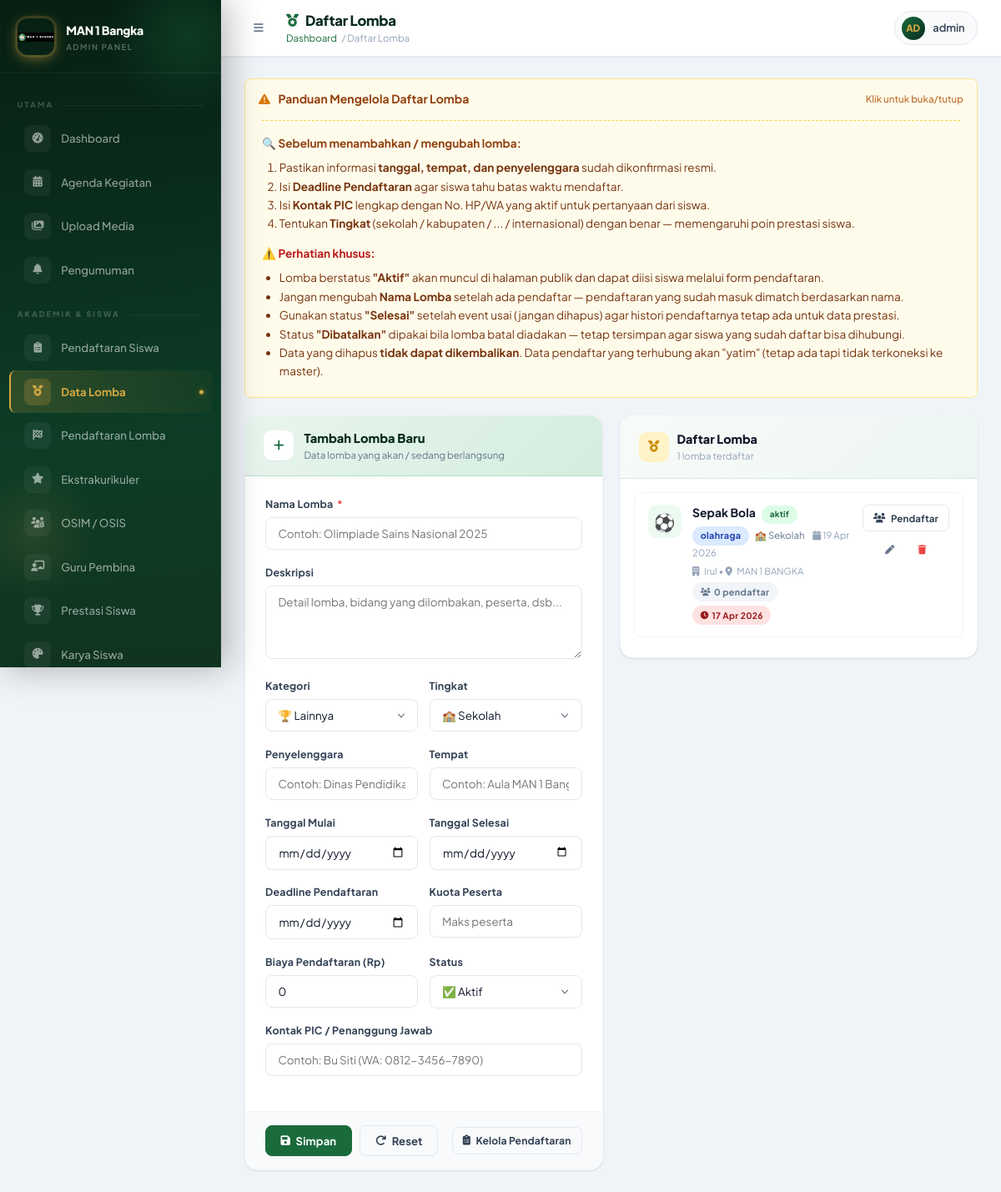
The page /admin/lomba.php (signed in) on the database its author committed.
### tables this page shows
CREATE TABLE `lomba` (
  `id` int NOT NULL,
  `nama` varchar(255) NOT NULL,
  `deskripsi` text,
  `kategori` enum('akademik','seni','olahraga','keagamaan','teknologi','lainnya') DEFAULT 'lainnya',
  `tingkat` enum('sekolah','kabupaten','provinsi','nasional','internasional') DEFAULT 'sekolah',
  `penyelenggara` varchar(255) DEFAULT NULL,
  `tempat` varchar(255) DEFAULT NULL,
  `tanggal_mulai` date DEFAULT NULL,
  `tanggal_selesai` date DEFAULT NULL,
  `deadline_pendaftaran` date DEFAULT NULL,
  `kuota` int DEFAULT NULL,
  `biaya` int DEFAULT '0',
  `kontak_pic` varchar(255) DEFAULT NULL,
  `status` enum('aktif','selesai','dibatalkan') DEFAULT 'aktif',
  `created_at` timestamp NULL DEFAULT CURRENT_TIMESTAMP
);

### admin/lomba.php (the view, shortened to what the rows shown need)
<?php
require '../php/config.php'; ?>
<?php
$viewLomba = null;
$pendaftar = [];
$rows = $pdo->query("SELECT l.*,
    (SELECT COUNT(*) FROM pendaftaran_lomba p WHERE p.nama_lomba = l.nama) as total_daftar,
    (SELECT COUNT(*) FROM pendaftaran_lomba p WHERE p.nama_lomba = l.nama AND p.status='diterima') as total_diterima,
    (SELECT COUNT(*) FROM pendaftaran_lomba p WHERE p.nama_lomba = l.nama AND p.status='menunggu') as total_menunggu
    FROM lomba l
    ORDER BY
      CASE l.status WHEN 'aktif' THEN 1 WHEN 'selesai' THEN 2 WHEN 'dibatalkan' THEN 3 END,
      l.tanggal_mulai DESC,
      l.created_at DESC")->fetchAll(PDO::FETCH_ASSOC);
$catIcon     = ['akademik' => '📚', 'seni' => '🎨', 'olahraga' => '⚽', 'keagamaan' => '🕌', 'teknologi' => '💻', 'lainnya' => '🏆'];
$tingkatIcon = ['sekolah' => '🏫', 'kabupaten' => '🏘️', 'provinsi' => '🗺️', 'nasional' => '🇮🇩', 'internasional' => '🌏'];
$statusBadge = ['aktif' => 'green', 'selesai' => 'gray', 'dibatalkan' => 'red'];
function fmtTgl($d)
{
  $ts = strtotime($d);
  return $ts ? date('d M Y', $ts) : $d;
}
?>
<!DOCTYPE html>
<html lang="id">
<head>
  <link rel="stylesheet" href="https://cdnjs.cloudflare.com/ajax/libs/font-awesome/6.4.0/css/all.min.css" />
  <link rel="stylesheet" href="assets/admin.css" />
</head>
<body>
  <main class="admin-main">
    <div class="page-content">
      <?php if ($viewLomba): ?>
        <div class="admin-card anim-fade-up">
          <div class="card-header">
            <div class="card-header-left">
              <div class="card-header-icon" style="font-size:1.2rem;background:var(--primary-light);">
                <?= $catIcon[$viewLomba['kategori']] ?? '🏆' ?>
              </div>
              <div>
                <div class="card-header-title"><?= htmlspecialchars($viewLomba['nama']) ?></div>
                <div class="card-header-sub">
                  <span class="badge badge-blue"><?= htmlspecialchars($viewLomba['kategori']) ?></span>
                  <span style="margin:0 .3rem;">&bull;</span>
                  <?= $tingkatIcon[$viewLomba['tingkat']] ?? '' ?> <?= htmlspecialchars(ucfirst($viewLomba['tingkat'])) ?>
                  <?php if ($viewLomba['tanggal_mulai']): ?>
                    <span style="margin:0 .3rem;">&bull;</span>
                    <i class="fas fa-calendar" style="margin-right:2px;"></i> <?= fmtTgl($viewLomba['tanggal_mulai']) ?>
                  <?php endif; ?>
                  <?php if ($viewLomba['penyelenggara']): ?>
                    <span style="margin:0 .3rem;">&bull;</span>
                    <?= htmlspecialchars($viewLomba['penyelenggara']) ?>
                  <?php endif; ?>
                </div>
              </div>
            </div>
            <a href="lomba.php" class="btn btn-outline btn-sm"><i class="fas fa-times"></i> Tutup</a>
          </div>
          <div style="display:grid;grid-template-columns:repeat(3,1fr);gap:1px;background:var(--gray-100);">
            <?php
            $total    = count($pendaftar);
            $diterima = count(array_filter($pendaftar, fn($p) => $p['status'] === 'diterima'));
            $menunggu = count(array_filter($pendaftar, fn($p) => $p['status'] === 'menunggu'));
            foreach (
              [
                ['label' => 'Total Pendaftar', 'val' => $total,    'color' => 'var(--primary)'],
                ['label' => 'Diterima',        'val' => $diterima, 'color' => 'var(--teal)'],
                ['label' => 'Menunggu',        'val' => $menunggu, 'color' => 'var(--orange)'],
              ] as $s
            ): ?>
              <div style="padding:1.1rem 1.4rem;background:var(--white);">
                <div style="font-size:1.8rem;font-weight:800;color:<?= $s['color'] ?>;"><?= $s['val'] ?></div>
                <div style="font-size:.72rem;font-weight:600;color:var(--gray-500);margin-top:.1rem;"><?= $s['label'] ?></div>
              </div>
            <?php endforeach; ?>
          </div>
          <div class="table-wrap">
            <table class="admin-table">
              <thead>
                <tr>
                  <th>#</th>
                  <th>Nama Siswa</th>
                  <th>NIS</th>
                  <th>Kelas</th>
                  <th>No. HP</th>
                  <th>Kategori</th>
                  <th>Status</th>
                  <th>Daftar</th>
                  <th>Aksi</th>
                </tr>
              </thead>
              <tbody>
                <?php if ($pendaftar): $no = 0;
                  foreach ($pendaftar as $p): $no++; ?>
                    <tr>
                      <td style="color:var(--gray-400);font-size:.75rem;"><?= $no ?></td>
                      <td><div style="font-weight:700;"><?= htmlspecialchars($p['nama']) ?></div></td>
                      <td style="font-family:monospace;font-size:.78rem;"><?= htmlspecialchars($p['nis']) ?></td>
                      <td><?= htmlspecialchars($p['kelas']) ?></td>
                      <td style="font-size:.78rem;">
                        <?php if ($p['no_hp']): ?><i class="fas fa-phone" style="width:12px;color:var(--gray-400);"></i> <?= htmlspecialchars($p['no_hp']) ?><?php else: ?><span style="color:var(--gray-300);">—</span><?php endif; ?>
                      </td>
                      <td>
                        <?php if ($p['tingkat']): ?><span class="badge badge-blue" style="font-size:.68rem;"><?= htmlspecialchars($p['tingkat']) ?></span><?php else: ?><span style="color:var(--gray-300);font-size:.75rem;">—</span><?php endif; ?>
                      </td>
                      <td>
                        <form method="POST" style="display:inline;" autocomplete="off">
                          <?= csrfField() ?>
                          <input type="hidden" name="action" value="update_pendaftar" />
                          <input type="hidden" name="pendaftar_id" value="<?= $p['id'] ?>" />
                          <input type="hidden" name="view" value="<?= (int)$_GET['view'] ?>" />
                          <select name="status" onchange="this.form.submit()" style="width:auto;font-size:.75rem;padding:.3rem .5rem;font-weight:600;border-radius:6px;cursor:pointer;" class="status-<?= htmlspecialchars($p['status']) ?>">
                            <option value="menunggu" <?= $p['status'] === 'menunggu' ? 'selected' : '' ?>>⏳ Menunggu</option>
                            <option value="diterima" <?= $p['status'] === 'diterima' ? 'selected' : '' ?>>✅ Diterima</option>
                            <option value="ditolak"  <?= $p['status'] === 'ditolak'  ? 'selected' : '' ?>>❌ Ditolak</option>
                          </select>
                        </form>
                      </td>
                      <td style="font-size:.72rem;color:var(--gray-400);"><?= date('d M Y', strtotime($p['created_at'])) ?></td>
                      <td>
                        <form method="POST" style="display:inline;" onsubmit="return confirm('Hapus pendaftar ini?')" autocomplete="off">
                          <?= csrfField() ?>
                          <input type="hidden" name="action" value="hapus_pendaftar" />
                          <input type="hidden" name="pendaftar_id" value="<?= $p['id'] ?>" />
                          <input type="hidden" name="view" value="<?= (int)$_GET['view'] ?>" />
                          <button class="btn btn-ghost btn-icon btn-sm" style="color:var(--red);" title="Hapus"><i class="fas fa-trash"></i></button>
                        </form>
                      </td>
                    </tr>
                  <?php endforeach; ?>
                <?php else: ?>
                  <tr>
                    <td colspan="9">
                      <div class="empty-state">
                        <div class="empty-state-icon">📋</div>
                        <h4>Belum Ada Pendaftar</h4>
                        <p>Belum ada siswa yang mendaftar lomba ini. Share info lomba ke siswa agar mereka bisa mendaftar lewat halaman publik.</p>
                      </div>
                    </td>
                  </tr>
                <?php endif; ?>
              </tbody>
            </table>
          </div>
          <div style="padding:.85rem 1.25rem;border-top:1px solid var(--gray-100);font-size:.8rem;color:var(--gray-500);display:flex;align-items:center;justify-content:space-between;flex-wrap:wrap;gap:.5rem;">
            <span><i class="fas fa-info-circle"></i> Pendaftar di-match berdasarkan nama lomba. Untuk kelola pendaftar secara terpisah, buka <a href="pendaftaran-lomba.php" style="color:var(--primary-mid);">Pendaftaran Lomba</a>.</span>
            <a href="pendaftaran-lomba.php?q=<?= urlencode($viewLomba['nama']) ?>" class="btn btn-outline btn-sm"><i class="fas fa-external-link-alt"></i> Buka di Pendaftaran Lomba</a>
          </div>
        </div>
      <?php else: ?>
        <div class="two-col" style="align-items:start;">
          <div class="admin-card anim-fade-up anim-delay-2">
            <div style="max-height:680px;overflow-y:auto;padding:1rem;">
              <?php if ($rows): ?>
                <?php foreach ($rows as $r): ?>
                  <div class="data-item" style="<?= $r['status'] === 'dibatalkan' ? 'opacity:.65;' : '' ?><?= $r['total_menunggu'] > 0 ? 'border-color:var(--orange-bg);' : '' ?>">
                    <div style="width:40px;height:40px;border-radius:10px;background:var(--primary-light);display:flex;align-items:center;justify-content:center;font-size:1.3rem;flex-shrink:0;">
                      <?= $catIcon[$r['kategori']] ?? '🏆' ?>
                    </div>
                    <div class="data-item-body">
                      <div class="data-item-title">
                        <?= htmlspecialchars($r['nama']) ?>
                        <span class="badge badge-<?= $statusBadge[$r['status']] ?? 'gray' ?>" style="font-size:.62rem;margin-left:.3rem;vertical-align:middle;"><?= htmlspecialchars($r['status']) ?></span>
                      </div>
                      <div class="data-item-sub" style="margin-top:.2rem;">
                        <span class="badge badge-blue"><?= htmlspecialchars($r['kategori']) ?></span>
                        <span style="font-size:.71rem;color:var(--gray-500);margin-left:.3rem;">
                          <?= $tingkatIcon[$r['tingkat']] ?? '' ?> <?= htmlspecialchars(ucfirst($r['tingkat'])) ?>
                        </span>
                        <?php if ($r['tanggal_mulai']): ?>
                          <span style="font-size:.71rem;color:var(--gray-400);margin-left:.5rem;">
                            <i class="fas fa-calendar" style="margin-right:2px;"></i><?= fmtTgl($r['tanggal_mulai']) ?>
                          </span>
                        <?php endif; ?>
                      </div>
                      <?php if ($r['penyelenggara'] || $r['tempat']): ?>
                        <div style="font-size:.7rem;color:var(--gray-400);margin-top:.25rem;">
                          <?php if ($r['penyelenggara']): ?><i class="fas fa-building" style="width:12px;"></i> <?= htmlspecialchars($r['penyelenggara']) ?><?php endif; ?>
                          <?php if ($r['penyelenggara'] && $r['tempat']): ?> &bull; <?php endif; ?>
                          <?php if ($r['tempat']): ?><i class="fas fa-map-marker-alt" style="width:12px;"></i> <?= htmlspecialchars($r['tempat']) ?><?php endif; ?>
                        </div>
                      <?php endif; ?>
                      <div style="display:flex;gap:.3rem;margin-top:.35rem;flex-wrap:wrap;">
                        <a href="?view=<?= $r['id'] ?>" class="badge badge-<?= $r['total_daftar'] > 0 ? 'green' : 'gray' ?>" style="text-decoration:none;cursor:pointer;">
                          <i class="fas fa-users" style="font-size:.6rem;"></i> <?= $r['total_daftar'] ?> pendaftar
                        </a>
                        <?php if ($r['deadline_pendaftaran']): ?>
                          <?php
                          $deadlineTs = strtotime($r['deadline_pendaftaran']);
                          $expired    = $deadlineTs && $deadlineTs < time();
                          $badgeStyle = $expired ? 'badge-red' : 'badge-blue';
                          ?>
                          <span class="badge <?= $badgeStyle ?>" style="font-size:.65rem;" title="Deadline Pendaftaran"><i class="fas fa-clock" style="font-size:.6rem;"></i> <?= fmtTgl($r['deadline_pendaftaran']) ?></span>
                        <?php endif; ?>
                      </div>
                    </div>
                    <div class="data-item-actions" style="flex-direction:column;gap:.3rem;">
                      <a href="?view=<?= $r['id'] ?>" class="btn btn-outline btn-sm" title="Lihat Pendaftar" style="font-size:.72rem;">
                        <i class="fas fa-users"></i> Pendaftar
                      </a>
                      <div style="display:flex;gap:.3rem;">
                        <a href="?edit=<?= $r['id'] ?>" class="btn btn-ghost btn-icon btn-xs" title="Edit"><i class="fas fa-pen"></i></a>
                        <form method="POST" style="display:inline;" onsubmit="return confirm('Hapus lomba ini? Data pendaftar yang terhubung tidak akan terhapus, tapi master data-nya hilang.')" autocomplete="off">
                          <button class="btn btn-ghost btn-icon btn-xs" style="color:var(--red);"><i class="fas fa-trash"></i></button>
                        </form>
                      </div>
                    </div>
                  </div>
                <?php endforeach; ?>
              <?php endif; ?>
            </div>
          </div>
        </div>
      <?php endif; ?>
    </div>
  </main>
</body>
</html>

### rows shown on the page
lomba: kategori "⚽", nama "Sepak Bola", status "aktif", kategori "olahraga", tingkat "🏫", tingkat "Sekolah", tanggal_mulai "19 Apr 2026", penyelenggara "Irul", tempat "MAN 1 BANGKA", total_daftar "0", deadline_pendaftaran "17 Apr 2026"

### other values the page prints
$label "Dashboard Agenda Kegiatan Upload Media Pengumuman Pendaftaran Siswa Data Lomba Pendaftaran Lomba Ekstrakurikuler OSIM / OSIS Guru Pembina Prestasi Siswa Karya Siswa"
substr(ADMIN_USER, 0, 2) "AD"
ADMIN_USER "admin"
count($rows) "1"
form field kategori "🏆 Lainnya"
form field tingkat "🏫 Sekolah"
form field status "✅ Aktif"
